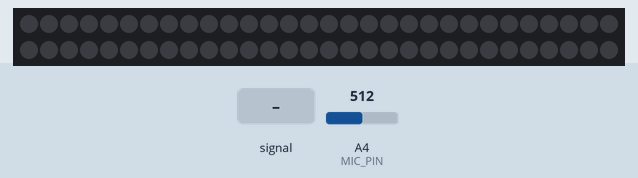
This sketch was run on a simulated Arduino Uno, built with avr-gcc and run on an emulated ATmega328P. On the bench: 60 RGB LEDs in strip order, left to right, continuing on the next row. The test bench sets the inputs (shaded band); at power-on: A4 (MIC_PIN) = 512. Dim RGB values are drawn brighter than linear.

Above: at 1.2 s.
1.3 s: A4 (MIC_PIN) fed a 200 Hz sine of ±255 counts around its level
At 1.53 s:
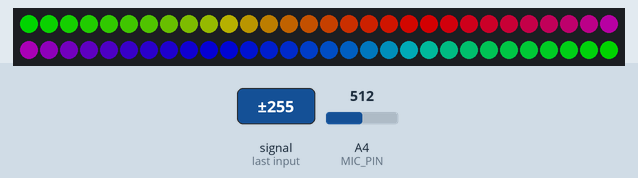
3.5 s: A4 (MIC_PIN) set to 160
5.9 s: A4 (MIC_PIN) set to 306
At 6.05 s:
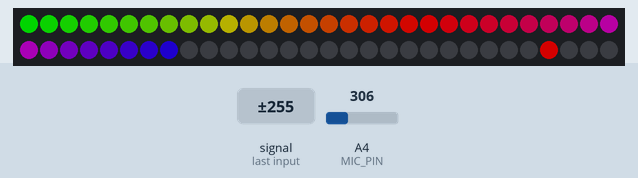
8.6 s: A4 (MIC_PIN) fed a 50 Hz sine of ±306 counts around its level
At 8.77 s:
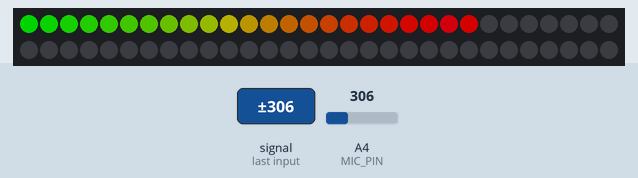
11.6 s: A4 (MIC_PIN) fed a 2 Hz sine of ±306 counts around its level
At 12.3 s:
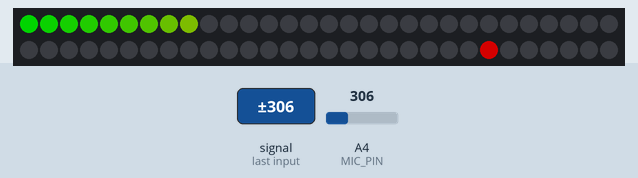
14.6 s: A4 (MIC_PIN) set to 122
At 15.49 s:
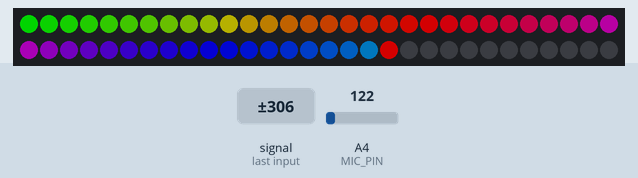
Timing chart, 0 to 17.2 s (numbered marks = the images above; inputs shaded):
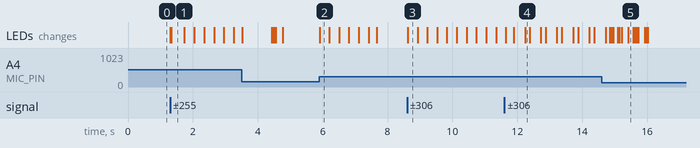

Measured:
- after the input at 1.3 s, the LEDs: first change at once (image 1 shows a later state)
- after the input at 5.9 s, the LEDs: change at once (image 2)
- after the input at 8.6 s, the LEDs: change at once (image 3)
- after the input at 14.6 s, the LEDs: first change after 0.12 s (image 5 shows a later state)

The sketch:

NeopixelVUMeter.ino
```cpp
// (licence header left out)
#include <Adafruit_NeoPixel.h>

#define N_PIXELS  60  // Number of pixels in strand
#define MIC_PIN   A4  // Microphone is attached to this analog pin
#define LED_PIN    6  // NeoPixel LED strand is connected to this pin
#define DC_OFFSET  0  // DC offset in mic signal - if unusure, leave 0
#define NOISE     10  // Noise/hum/interference in mic signal
#define SAMPLES   60  // Length of buffer for dynamic level adjustment
#define TOP       (N_PIXELS) // Allow dot to go slightly off scale
#define SAMPLING  8  // Rate of peak falling dot

byte peak = 0,      // Used for falling dot
		dotCount = 0,      // Frame counter for delaying dot-falling speed
		volCount = 0;      // Frame counter for storing past volume data
int vol[SAMPLES],       // Collection of prior volume samples
		lvl = 10,      // Current "dampened" audio level
		minLvlAvg = 0,      // For dynamic adjustment of graph low & high
		maxLvlAvg = 512;
Adafruit_NeoPixel nasaStrip = Adafruit_NeoPixel(N_PIXELS, LED_PIN, NEO_GRB + NEO_KHZ800);

void setup() {

	// This is only needed on 5V Arduinos (Uno, Leonardo, etc.).
	// Connect 3.3V to mic AND TO AREF ON ARDUINO and enable this
	// line.  Audio samples are 'cleaner' at 3.3V.
	// COMMENT OUT THIS LINE FOR 3.3V ARDUINOS (FLORA, ETC.):
	//analogReference (EXTERNAL);

	memset(vol, 0, sizeof(vol));
	nasaStrip.begin();
	Serial.begin(9600);
	nasaStrip.setBrightness(128);
}

void loop() {
	uint8_t i;
	uint16_t minLvl, maxLvl;
	int n, height;

	n = analogRead(MIC_PIN);                        // Raw reading from mic
//	Serial.println(n);
	n = abs(n - 512 - DC_OFFSET); // Center on zero

	n = (n <= NOISE) ? 0 : (n - NOISE);             // Remove noise/hum
	lvl = ((lvl * 7) + n) >> 3;    // "Dampened" reading (else looks twitchy)

	// Calculate bar height based on dynamic min/max levels (fixed point):
	height = TOP * (lvl - minLvlAvg) / (long) (maxLvlAvg - minLvlAvg);

	if (height < 0L)
		height = 0;      // Clip output
	else if (height > TOP)
		height = TOP;
	if (height > peak)
		peak = height; // Keep 'peak' dot at top

	// Color pixels based on rainbow gradient
	for (i = 0; i < N_PIXELS; i++) {
		if (i >= height)
			nasaStrip.setPixelColor(i, 0, 0, 0);
		else
			nasaStrip.setPixelColor(i, Wheel(map(i, 0, nasaStrip.numPixels() - 1, 0, 255)));

	}

	// Draw peak dot
	if (peak > 0 && peak <= N_PIXELS - 1)
		nasaStrip.setPixelColor(peak, 255, 0, 0);
//		strip.setPixelColor(peak, Wheel(map(peak, 0, strip.numPixels() - 1, 30, 150)));

	nasaStrip.show(); // Update strip

// Every few frames, make the peak pixel drop by 1:

	if (++dotCount >= SAMPLING ) { //fall rate

		if (peak > 0)
			peak--;
		dotCount = 0;
	}

	vol[volCount] = n;                      // Save sample for dynamic leveling
	if (++volCount >= SAMPLES)
		volCount = 0; // Advance/rollover sample counter

	// Get volume range of prior frames
	minLvl = maxLvl = vol[0];
	for (i = 1; i < SAMPLES; i++) {
		if (vol[i] < minLvl)
			minLvl = vol[i];
		else if (vol[i] > maxLvl)
			maxLvl = vol[i];
	}
	// minLvl and maxLvl indicate the volume range over prior frames, used
	// for vertically scaling the output graph (so it looks interesting
	// regardless of volume level).  If they're too close together though
	// (e.g. at very low volume levels) the graph becomes super coarse
	// and 'jumpy'...so keep some minimum distance between them (this
	// also lets the graph go to zero when no sound is playing):
	if ((maxLvl - minLvl) < TOP)
		maxLvl = minLvl + TOP;
	minLvlAvg = (minLvlAvg * 63 + minLvl) >> 6; // Dampen min/max levels
	maxLvlAvg = (maxLvlAvg * 63 + maxLvl) >> 6; // (fake rolling average)

}

// Input a value 0 to 255 to get a color value.
// The colors are a transition r - g - b - back to r.
uint32_t Wheel(byte WheelPos) {
	if (WheelPos < 85) {
		return nasaStrip.Color(WheelPos * 3, 255 - WheelPos * 3, 0);
	} else if (WheelPos < 170) {
		WheelPos -= 85;
		return nasaStrip.Color(255 - WheelPos * 3, 0, WheelPos * 3);
	} else {
		WheelPos -= 170;
		return nasaStrip.Color(0, WheelPos * 3, 255 - WheelPos * 3);
	}
}
```
